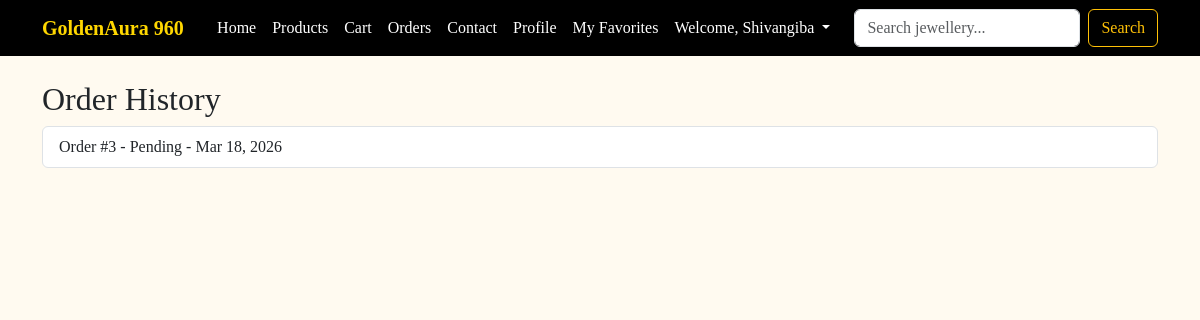
/orders/ (signed in), run on an earlier commit of the app's database.
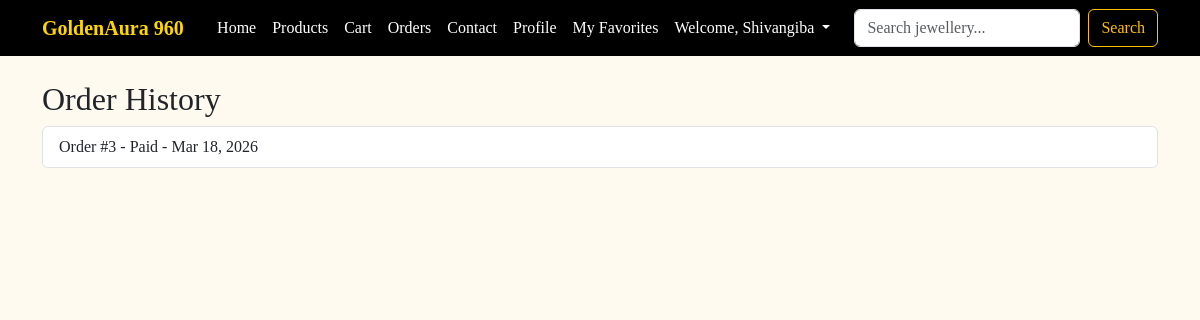
And on a later commit of the database.
### store/models.py (models this page shows, shortened)
class Order(models.Model):
    STATUS_CHOICES = [
        ("Pending", "Pending"),
        ("Paid", "Paid"),
        ("Cancelled", "Cancelled"),
    ]
    user = models.ForeignKey(User, on_delete=models.CASCADE)
    products = models.ManyToManyField(Product)
    payment_method = models.CharField(max_length=50)
    status = models.CharField(max_length=20, choices=STATUS_CHOICES, default="Pending")
    created_at = models.DateTimeField(auto_now_add=True)

### store/views.py (the view)
# urls.py: path("orders/", views.order_history, name="order_history"),
@login_required
def order_history(request):
    orders = Order.objects.filter(user=request.user).order_by("-created_at")
    return render(request, "store/order_history.html", {"orders": orders})

### store/templates/store/order_history.html (shortened to what this page needs)
{% extends "store/base.html" %}
{% block content %}
<h2>Order History</h2>
<ul class="list-group">
  {% for order in orders %}
    <li class="list-group-item">
      Order #{{ order.id }} - {{ order.status }} - {{ order.created_at|date:"M d, Y" }}
    </li>
  {% empty %}
    <li class="list-group-item">No orders yet.</li>
  {% endfor %}
</ul>
{% endblock %}

What changed in the data, as far as the page shows it:
changed Order id 3: status "Pending" → "Paid"
